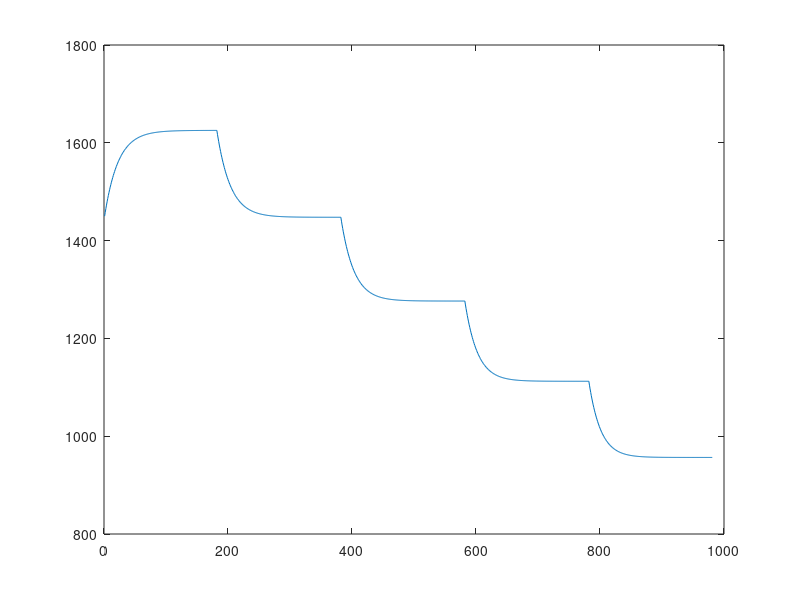

MATLAB code for this plot:
MR = zeros(1,1000);
MR(1) = 1200;
MR_square = zeros(1,1000);


U(1:200) =  2000; #+ 1000*rand(1,500)
T(1:200) =  600; #+ 500*rand(1,500)

U(201:400) =  1900; #+ 1000*rand(1,500)
T(201:400) =  600; #+ 500*rand(1,500)

U(401:600) =  1800; #+ 1000*rand(1,500)
T(401:600) =  600; #+ 500*rand(1,500)

U(601:800) =  1700; #+ 1000*rand(1,500)
T(601:800) =  600; #+ 500*rand(1,500)

U(801:1000) =  1600; #+ 1000*rand(1,500)
T(801:1000) =  600; #+ 500*rand(1,500)

K1 = 0.08
K2 = 0.08
C1 = 0.2
C2 = 0.2
K = 20
C = 1.5

S = zeros(1,1000);
MRmin = MR(1);
MRmax = 0;
#MR(i) = MR(i-1) + K1*(U(i-1) - C1*MR(i-1)) + K2*(T(i-1) - C2*MR(i-1))

for i = 2:1000
  MR(i) = MR(i-1)*(1-C1*K1-C2*K2) + K1*U(i-1) + K2*T(i-1)-K*log(C*MR(i-1)+1);
  if(MR(i) < MRmin) MRmin = MR(i);
    endif;
  if(MR(i) > MRmax) MRmax = MR(i);
    endif;
  S(i) = U(i) - MR(i) - T(i);
  if(MR(i) < 0) break;
    endif;
  endfor;
  




 MR(600) -2*MR(800)+MR(1000)
 MRmin
 MRmax
 plot(MR(20:1000))